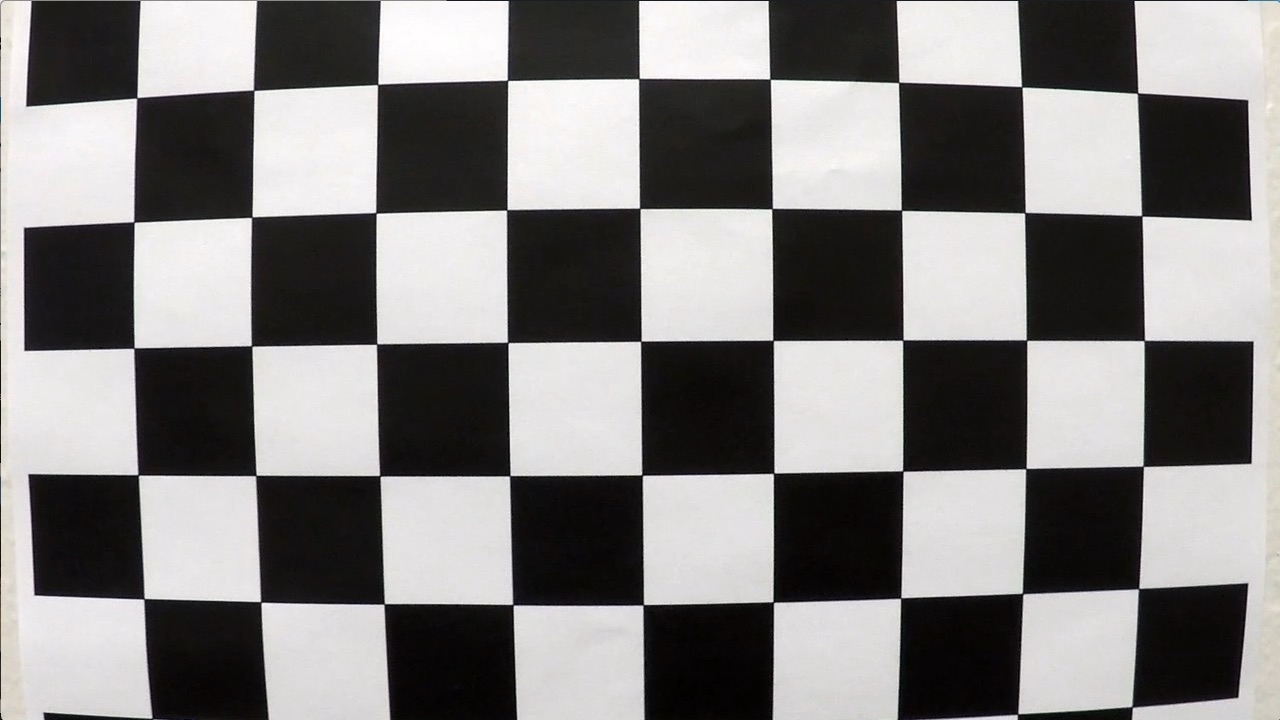
#> input picture camera_cal/calibration1.jpg, 1280 x 720 px; its folder holds 4 pictures in this run
$ jupyter execute --allow-errors finding_lanes-advanced.ipynb   (shell and % lines are left out)   (older library calls are emulated)
#> lines starting #> are read from the running program, lines starting #| are printed output that depends on the picture
<h1>Table of Contents<span class="tocSkip"></span></h1>
<div class="toc"><ul class="toc-item"><li><span><a href="#Camera-Calibration" data-toc-modified-id="Camera-Calibration-1"><span class="toc-item-num">1&nbsp;&nbsp;</span>Camera Calibration</a></span></li><li><span><a href="#Pipeline" data-toc-modified-id="Pipeline-2"><span class="toc-item-num">2&nbsp;&nbsp;</span>Pipeline</a></span><ul class="toc-item"><li><span><a href="#Helper-Functions" data-toc-modified-id="Helper-Functions-2.1"><span class="toc-item-num">2.1&nbsp;&nbsp;</span>Helper Functions</a></span></li><li><span><a href="#Testing-Ground-for-Pipeline" data-toc-modified-id="Testing-Ground-for-Pipeline-2.2"><span class="toc-item-num">2.2&nbsp;&nbsp;</span>Testing Ground for Pipeline</a></span><ul class="toc-item"><li><span><a href="#Undistort" data-toc-modified-id="Undistort-2.2.1"><span class="toc-item-num">2.2.1&nbsp;&nbsp;</span>Undistort</a></span><ul class="toc-item"><li><span><a href="#Test" data-toc-modified-id="Test-2.2.1.1"><span class="toc-item-num">2.2.1.1&nbsp;&nbsp;</span>Test</a></span></li></ul></li><li><span><a href="#Binary-Image-Thresholded" data-toc-modified-id="Binary-Image-Thresholded-2.2.2"><span class="toc-item-num">2.2.2&nbsp;&nbsp;</span>Binary Image Thresholded</a></span><ul class="toc-item"><li><span><a href="#Test" data-toc-modified-id="Test-2.2.2.1"><span class="toc-item-num">2.2.2.1&nbsp;&nbsp;</span>Test</a></span></li></ul></li><li><span><a href="#Perspective-Transform" data-toc-modified-id="Perspective-Transform-2.2.3"><span class="toc-item-num">2.2.3&nbsp;&nbsp;</span>Perspective Transform</a></span><ul class="toc-item"><li><span><a href="#Test" data-toc-modified-id="Test-2.2.3.1"><span class="toc-item-num">2.2.3.1&nbsp;&nbsp;</span>Test</a></span></li></ul></li><li><span><a href="#Identify-Lane-Line-Pixels" data-toc-modified-id="Identify-Lane-Line-Pixels-2.2.4"><span class="toc-item-num">2.2.4&nbsp;&nbsp;</span>Identify Lane-Line Pixels</a></span><ul class="toc-item"><li><span><a href="#Test" data-toc-modified-id="Test-2.2.4.1"><span class="toc-item-num">2.2.4.1&nbsp;&nbsp;</span>Test</a></span></li></ul></li><li><span><a href="#Radius-of-Curvature-of-Lane-&amp;-Position-of-Vehicle-w.r.t.-Center" data-toc-modified-id="Radius-of-Curvature-of-Lane-&amp;-Position-of-Vehicle-w.r.t.-Center-2.2.5"><span class="toc-item-num">2.2.5&nbsp;&nbsp;</span>Radius of Curvature of Lane &amp; Position of Vehicle w.r.t. Center</a></span><ul class="toc-item"><li><span><a href="#Test" data-toc-modified-id="Test-2.2.5.1"><span class="toc-item-num">2.2.5.1&nbsp;&nbsp;</span>Test</a></span></li></ul></li><li><span><a href="#Annotate-Image" data-toc-modified-id="Annotate-Image-2.2.6"><span class="toc-item-num">2.2.6&nbsp;&nbsp;</span>Annotate Image</a></span></li></ul></li><li><span><a href="#Main-Pipeline" data-toc-modified-id="Main-Pipeline-2.3"><span class="toc-item-num">2.3&nbsp;&nbsp;</span>Main Pipeline</a></span></li><li><span><a href="#Apply-pipeline-to-images" data-toc-modified-id="Apply-pipeline-to-images-2.4"><span class="toc-item-num">2.4&nbsp;&nbsp;</span>Apply pipeline to images</a></span></li></ul></li><li><span><a href="#Applying-Pipeline-to-Video" data-toc-modified-id="Applying-Pipeline-to-Video-3"><span class="toc-item-num">3&nbsp;&nbsp;</span>Applying Pipeline to Video</a></span></li></ul></div>

[cell 1]
import cv2
import glob
import numpy as np
import matplotlib.pyplot as plt
import matplotlib.image as mpimg
import pickle
import math

# Camera Calibration

* Find camera matrix & distortion coefficients
* Demonstrate undistorting calibration image

[cell 2]
def calibration_undistort(images):
    '''
    Use images to calculate the camera calibration & image distortion matrices
    '''
    # Object points follow a grid, like (0,0,0), (1,0,0), (2,0,0)...
    objp = np.zeros((9*6,3), np.float32)
    objp[:,:2] = np.mgrid[0:9,0:6].T.reshape(-1,2)

    # Arrays to store object points and image points from all the images.
    objpts = [] # 3d points in real world space
    imgpts = [] # 2d points in image plane.

    # Step through the list and search for chessboard corners
    for fname in images:
        # Read in each image
        img = cv2.imread(fname)
#> img is the input picture: shape (720, 1280, 3); mean B, G, R 127.8, 128.4, 130.1

        # Find the chessboard corners
        gray = cv2.cvtColor(img,cv2.COLOR_BGR2GRAY)
        ret, corners = cv2.findChessboardCorners(gray, (9,6),None)
#> ret = False; corners = None

        # Add object points & image points if found
        if ret == True:
            objpts.append(objp)
            imgpts.append(corners)
#> pass 2 of the loop in calibration_undistort, `for fname in images:`:
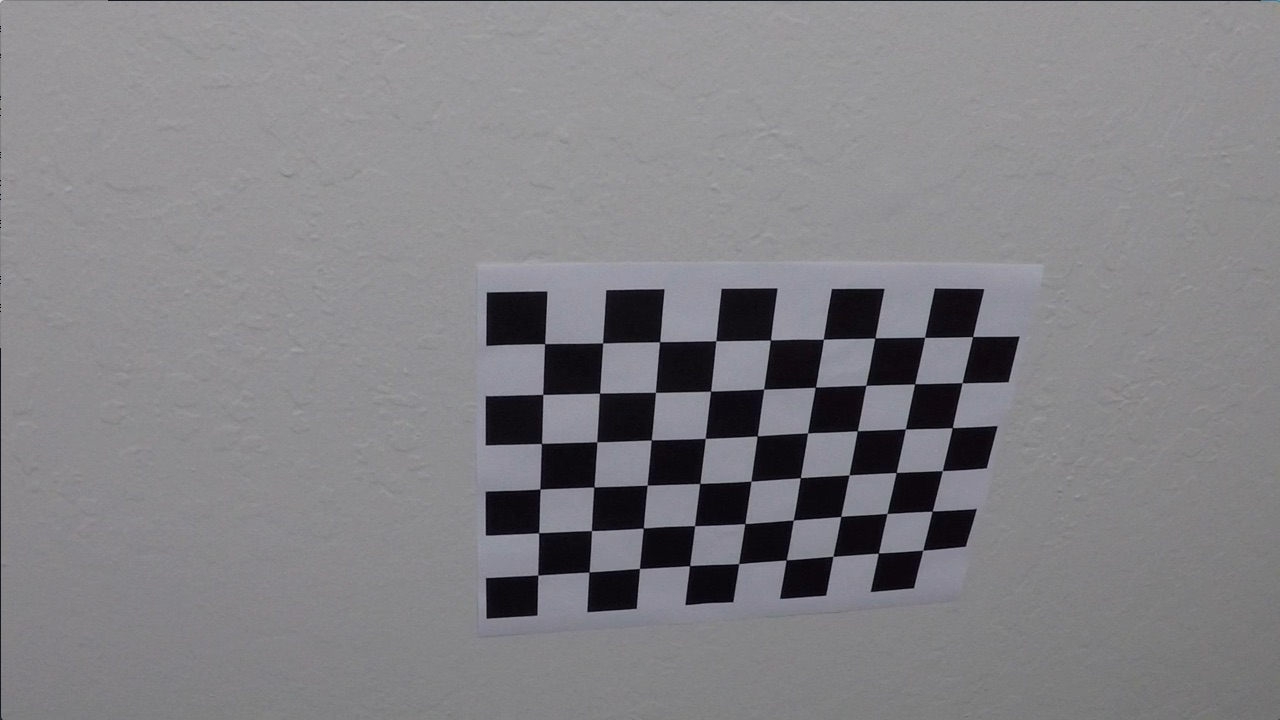
#> input picture camera_cal/calibration10.jpg, 1280 x 720 px
#> in calibration_undistort, img is the input picture: shape (720, 1280, 3); mean B, G, R 133.1, 129.4, 130.2
#> ret = True; corners = 54 rows, first 8: [545.3, 343.1], [602.7, 342.8], [660.1, 341.3], [715.8, 340.7], [770.6, 340], [823.5, 339.2], [874.3, 338.5], [925.1, 337.4]

    # Create matrix using all the images (with corners found)
    # ret, mtx, dist, rvecs, tvecs
    _, mtx, dist, _, _ = cv2.calibrateCamera(objpts, imgpts, img.shape[1:], None, None)
    return (mtx, dist)

[cell 3]
# Load all the images & use them to the matrices
images = glob.glob('camera_cal/calibration*.jpg')
mtx, dist = calibration_undistort(images)

[cell 4]
# TEST: Plot out each image undistorted
images = glob.glob('camera_cal/calibration*.jpg')
for fname in images:
    # Undistort the image
    img = cv2.imread(fname)
    undist = cv2.undistort(img, mtx, dist, None, mtx)
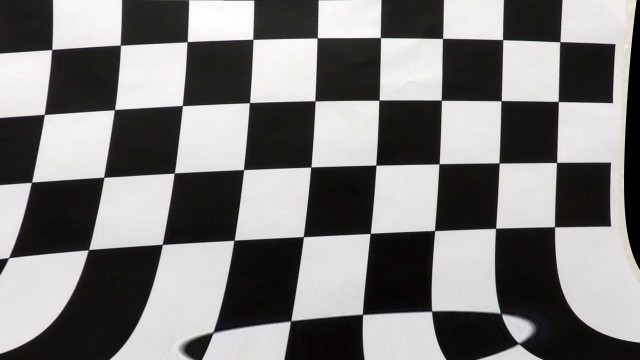
#> undist: shape (720, 1280, 3) (shown at 1/2 size); mean B, G, R 123.9, 124.4, 126

    # Plotting side-by-side
    f, (ax1, ax2) = plt.subplots(1, 2, figsize=(24, 9))
    f.tight_layout()
    ax1.imshow(img)
    ax1.set_title('Original Image', fontsize=50)
    ax2.imshow(undist)
    ax2.set_title('Undistorted and Warped Image', fontsize=50)
    plt.subplots_adjust(left=0., right=1, top=0.9, bottom=0.)
#> pass 2 of the loop `for fname in images:`:
#> `undist = cv2.undistort(img, mtx, dist, None, mtx)`:
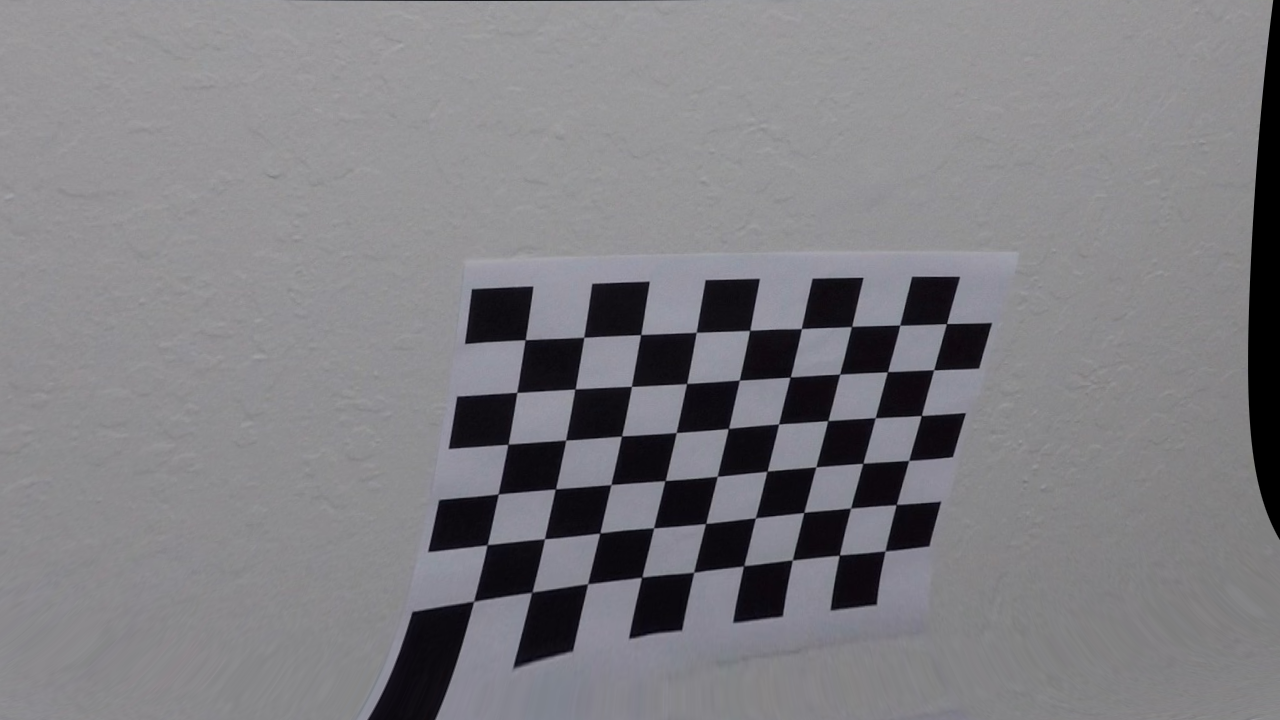
#> undist: shape (720, 1280, 3); mean B, G, R 130.5, 126.5, 127.4
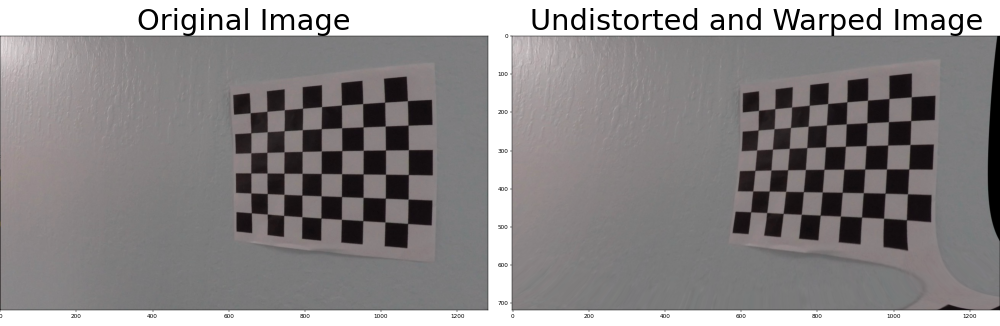
#> figure drawn by matplotlib, 2 panels; B, G, R data is drawn as R, G, B

[cell 5]
# Save the calibration for later use
pickle.dump({'mtx': mtx, 'dist': dist},
            open('camera_cal/calibration_matrices.pickle', 'wb')
)

# Pipeline

For all images:

* Distortion correction image
* Create a thresholded binary image
    - Color transforms, gradients or other methods
* Perspective transform ("birds-eye view")
* Identify lane-line pixels and fit their positions with a polynomial
* Calculate radius of curvature of lane & position of vehicle with respect to center
* Result plotted down onto the road so lane area is identified clearly

## Helper Functions

[cell 6]
# [11 lines left out: function read_image_from_file, not called in this run]

def display_images(fnames_and_imgs, figsize=(24,8), cols=3, rows=None, cmap=None, convert=None):
    '''
    Display images given a list of images to display. If `rows` is `None`,
    rows will be calculated given the number of columns `cols`
    '''

    # Getting the size to plot; enough rows to fit column
    if not rows:
        rows = math.ceil(len(fnames_and_imgs)/cols)
    elif rows*cols < len(fnames_and_imgs):
        print(f'Note: not all images will be displayed')
        print(f'{len(fnames_and_imgs)} images, but only {rows*cols} will be displayed')
    f, axs = plt.subplots(rows, cols, figsize=figsize)


    # Iterate over each axis to display the image
    for ax, fname_imgs_tuple in zip(axs.flat, fnames_and_imgs):
        fname, img = fname_imgs_tuple
        # Allow for color conversion
        if convert:
            img = cv2.cvtColor(img, convert)
        ax.set_title(fname)
        ax.imshow(img, cmap=cmap)

## Testing Ground for Pipeline

[cell 7]
# Load camera calibration matrices from earlier
cameraCalibration = pickle.load( open('camera_cal/calibration_matrices.pickle', 'rb' ) )
mtx, dist = map(cameraCalibration.get, ('mtx', 'dist'))

[cell 8]
# Read in files to convert
test_image_fnames = glob.glob('test_images/advance/*.jpg')
test_images = [read_image_from_file(img, convert=cv2.COLOR_BGR2RGB)
                   for img in test_image_fnames]

# Display the unmodified images
#> (the rest of this cell did not finish here and is left out)


### Undistort

[cell 9]
# Distortion correction
# [6 lines left out: function undistort_image, not called in this run]

#### Test

[cell 10]
# Test undistortion
undist_imgs = [(fn,undistort_image(i,mtx,dist)) for fn,i in test_images]
#> (the rest of this cell did not finish here and is left out)


### Binary Image Thresholded

[cell 11]
# [77 lines left out: functions abs_sobel_thresh, mag_thresh, dir_threshold, not called in this run]

[cell 12]
# [22 lines left out: function full_binary_image, not called in this run]

#### Test

[cell 13]
# Test out the performance of the full binary threshold
binary_imgs = [
    (
        fn,
        full_binary_image(i,
                          ksize=11,
                          x_thres=(10,160),
                          y_thres=(10,160),
                          mag_thres=(40,100), # (30,100) might be better
                          dir_thres=(np.pi/4, np.pi*2/5)
        )
    )
        for fn,i in test_images
]

#> (the rest of this cell did not finish here and is left out)


### Perspective Transform

[cell 14]
def get_dst(img_size, offset):
    '''
    Return dst matrix by providing the image size `img_size` (2D) and the
    `offset`.
    '''
    # Getting the image destination
    # Bottom-Left, Top-Left, Top-Right, Bottom-Right
    dst = np.float32([
        [offset, img_size[1]],
        [offset, 0],
        [img_size[0]-offset, 0],
        [img_size[0]-offset, img_size[1]]
    ])
    return dst


def get_src_from_lines(lines):
    '''
    Return src matrix by providing the lines to transform the image with.
    '''
    # Source from the lane guide lines
    src = np.zeros(shape=(len(lines),2), dtype='float32')
    for i,line_pts in enumerate(lines):
        src[i,:] = line_pts
    return src

def get_warp_matrix(src, dst):
    '''
    Return the warp matrix for a perspective transform by providing the source
    and destination matrix
    '''
    return cv2.getPerspectiveTransform(src, dst)

def warp_image(img, M):
    '''
    Return a warped perspective image by a provided perspective warp matrix M.
    '''
    # Shape is 2D since we don't care about color
    img_size = img.shape[1], img.shape[0]
    return cv2.warpPerspective(img, M, (img_size))

[cell 15]
def warp_from_lane_guides(img, lines, offset=200,
                          line_color=(0,255,0), show=False):
    '''
    Return a perspective transform image based on the provided quadrilateral
    representing lane lines in the original image.

    Note lines must go like [Bottom-Left, Top-Left, Top-Right, Bottom-Right].
    '''
#> called with offset = 200, line_color = (0, 255, 0), show = True
    copy = img.copy()

    line_thickness = 2
    # Create a line on image for each pair of points(that defines a line)
    for pt0,pt1 in zip(lines, lines[1:]):
        cv2.line(copy, pt0, pt1, line_color, line_thickness)
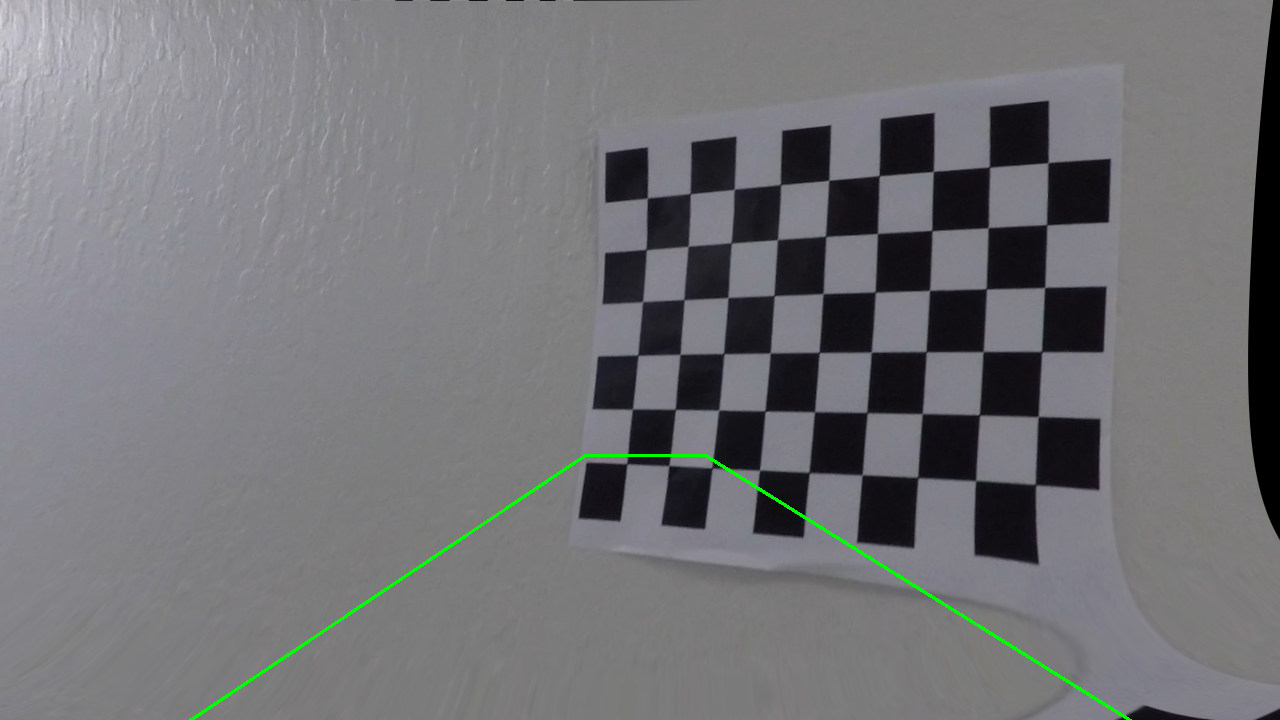
#> copy: shape (720, 1280, 3); mean of channels 0, 1, 2 118.8, 115.8, 115.6; drawn as B, G, R

    # Display the lane guides with original image
    if show:
        fig, ax = plt.subplots(figsize=(40, 20))
        ax.imshow(copy)

    # Getting image and the relevant measurements
    img_size = (img.shape[1], img.shape[0])

    # Getting the image destination & source (via lane lines)
    # Bottom-Left, Top-Left, Top-Right, Bottom-Right
    dst = get_dst(img_size, offset)
    src = get_src_from_lines(lines)

    # Unwarp the image
    M = get_warp_matrix(src, dst)
#> M = [[-0.683, -1.5, 1063.1], [-1.21e-15, -1.98, 902.3], [-1.15e-18, -0.0024, 1]]
    Minv = get_warp_matrix(dst, src)
#> Minv = [[0.136, -0.779, 557.7], [-5.26e-17, -0.504, 455], [0, -0.00121, 1]]
    warped = warp_image(img, M)
#> in warp_image, `return cv2.warpPerspective(img, M, (img_size))`:
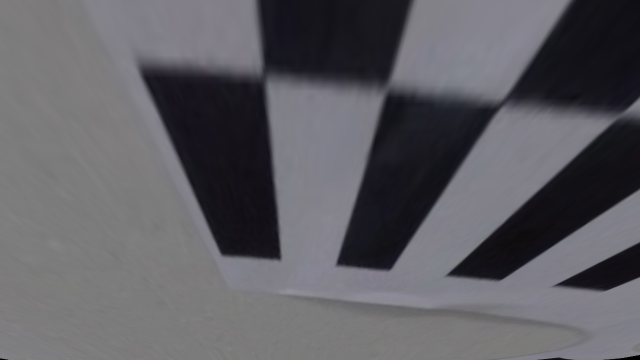
#> returned value: shape (720, 1280, 3) (shown at 1/2 size); mean of channels 0, 1, 2 99.3, 94, 94.9; drawn as B, G, R

    if show:
        fig, ax = plt.subplots(figsize=(40, 20))
        ax.imshow(warped)

    return warped, Minv

#### Test

#> (a cell that did not finish here is left out)

[cell 17]
# Create guides for the typical lanes needed
y_bottom = 720
y_top = 455

# Bottom-Left, Top-Left, Top-Right, Bottom-Right
lines = [
    (190, y_bottom), # bottom left
    (585, y_top), # top left
    (705, y_top), # top right
    (1130, y_bottom) # bottom right
]

[cell 18]
warped, _ = warp_from_lane_guides(undist, lines, show=True);

### Identify Lane-Line Pixels

[cell 19]
# [158 lines left out: functions find_lane_pixels, fit_polynomial, get_2nd_order_poly_points, not called in this run]

#### Test

#> (a cell that did not finish here is left out)

### Radius of Curvature of Lane & Position of Vehicle w.r.t. Center

[cell 21]
# [57 lines left out: functions measure_curvature_pixels, measure_curvature_real, measure_vehicle_from_center, not called in this run]

#### Test

[cell 22]
i = 0
#> (the rest of this cell did not finish here and is left out)

### Annotate Image

[cell 23]
# [40 lines left out: function annotate_img, not called in this run]

#> (a cell that did not finish here is left out)

## Main Pipeline

[cell 25]
# [39 lines left out: function lane_line_pipeline, not called in this run]

## Apply pipeline to images

[cell 26]
# Read in files to convert
test_image_fnames = glob.glob('test_images/advance/*.jpg')
test_images = [read_image_from_file(img, convert=cv2.COLOR_BGR2RGB)
                   for img in test_image_fnames]

[cell 27]
# Load camera calibration matrices from earlier
cameraCalibration = pickle.load(open('camera_cal/calibration_matrices.pickle', 'rb'))
mtx, dist = map(cameraCalibration.get, ('mtx', 'dist'))

[cell 28]
images = [(img_fn,lane_line_pipeline(img, mtx, dist)) for img_fn,img in test_images]

#> (the rest of this cell did not finish here and is left out)


# Applying Pipeline to Video

[cell 29]
from moviepy.editor import VideoFileClip

# [8 lines left out: function create_video, not called in this run]

[cell 30]
videos = glob.glob('test_videos/basic/challenge.mp4')
for v_name in videos:
    out_name = v_name.split('/')[-1]
    create_video(v_name, f'out_{out_name}')
